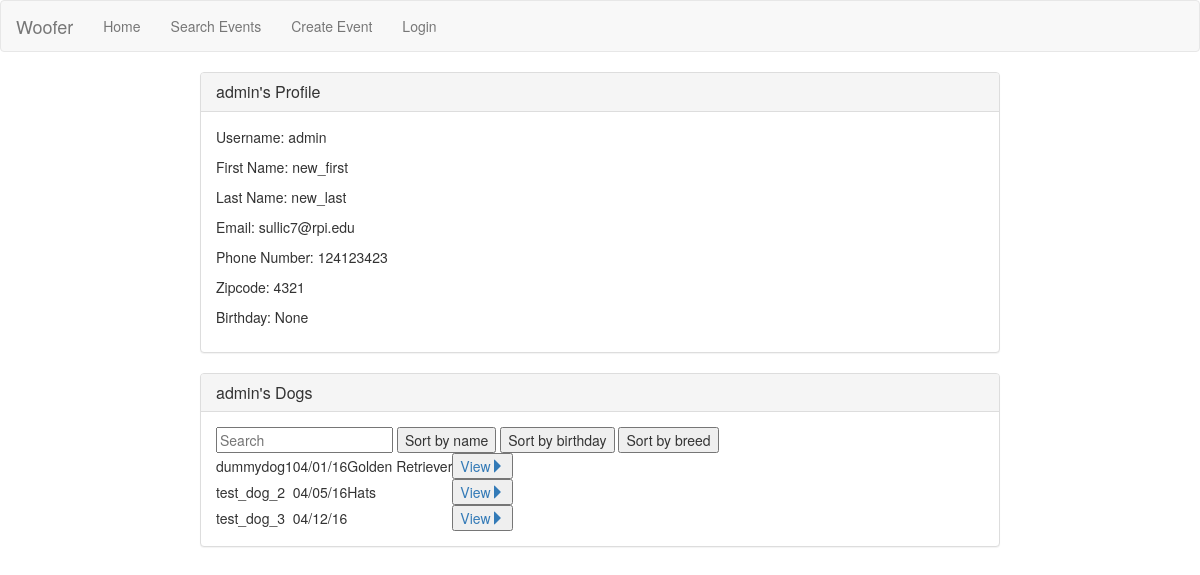
The app's page /view_user/1/, older data.
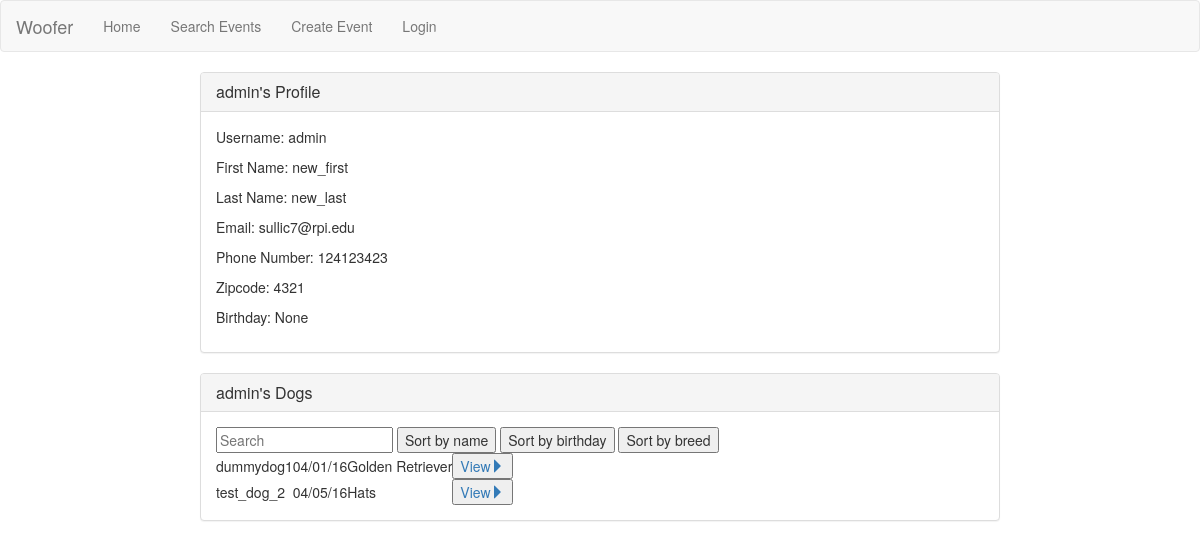
The same page, newer data.
### woofer/models.py (models this page shows, shortened)
class Profile(models.Model):
    id = models.AutoField(primary_key=True)
    user = models.OneToOneField(User)
    phone_number = models.IntegerField(blank=True, null=True)
    zipcode = models.IntegerField(blank=True, null=True)
    birthday = models.DateField(auto_now=False, auto_now_add=False, blank=True, null=True)
    def get_formatted_birthday(self):
        if self.birthday:
            return self.birthday.strftime("%m/%d/%y")

class Dog(models.Model):
    id = models.AutoField(primary_key=True)
    name = models.CharField(max_length=100)
    owner = models.ForeignKey(User, on_delete=models.CASCADE)
    birthday = models.DateField(auto_now=False, auto_now_add=False, blank=True, null=True)
    weight = models.IntegerField(blank=True, null=True)
    breed = models.CharField(max_length=100, blank=True, null=True)
    potty_trained = models.BooleanField()
    bio = models.TextField(blank=True, null=True)
    LOW = 'LO'
    MEDIUM = 'MD'
    HIGH = 'HI'
    ACTIVITY_CHOICES = (
            (LOW, 'Not active'),
            (MEDIUM, 'Somewhat active'),
            (HIGH, 'Very active')
        )
    TEMPERAMENT_CHOICES = (
            (LOW, 'Prefers to be left alone'),
            (MEDIUM, 'Good with small groups'),
            (HIGH, 'Good with any size groups')
        )
    activity = models.CharField(max_length=2, choices=ACTIVITY_CHOICES)
    temperament_kids = models.CharField(max_length=2, choices=TEMPERAMENT_CHOICES)
    temperament_dogs = models.CharField(max_length=2, choices=TEMPERAMENT_CHOICES)
    temperament_strangers = models.CharField(max_length=2, choices=TEMPERAMENT_CHOICES)
    def get_formatted_birthday(self):
        if self.birthday:
            return self.birthday.strftime("%m/%d/%y")

### woofer/views/user_views.py (the view)
# urls.py: url(r'^view_user/(?P<userid>[0-9]+)/$', user_views.view_user, name='view-user'),
def view_user(request, userid):
    user_to_view = User.objects.get(id = userid)
    profile = Profile.objects.get(user = user_to_view)
    dogs = Dog.objects.all().filter(owner = user_to_view)
    return render(request, 'woofer/view_user.html',
    {
        'profile' : profile,
        'dogs' : dogs
    } )

### woofer/templates/woofer/view_user.html (shortened to what this page needs)
{% extends 'woofer/pageframe.html' %}
{% block content %}
<div class="panel panel-default">
  <div class="panel-heading">
    <h3 class="panel-title">{{ profile.user.username }}'s Profile</h3>
  </div>
  <div class="panel-body">
    <p>Username: {{ profile.user.username }}</p>
    <p>First Name: {{ profile.user.first_name }}</p>
    <p>Last Name: {{ profile.user.last_name }}</p>
    <p>Email: {{ profile.user.email }}</p>
    <p>Phone Number: {{ profile.phone_number }}</p>
    <p>Zipcode: {{ profile.zipcode }}</p>
    <p>Birthday: {{ profile.get_formatted_birthday }}</p>
  </div>
</div>
<div class="panel panel-default">
  <div class="panel-heading">
    <h3 class="panel-title">{{ profile.user.username }}'s Dogs</h3>
  </div>
  <div class="panel-body">
      <div id="dogs">
        <input class="search" placeholder="Search" />
        <button class="sort" data-sort="name">Sort by name</button>
        <button class="sort" data-sort="birthday">Sort by birthday</button>
        <button class="sort" data-sort="breed">Sort by breed</button>
      <table>
        <tbody class="list">
          {% for dog in dogs %}
            <tr>
              <td class="name">{{ dog.name }}</td>
              <td class="birthday">{{ dog.get_formatted_birthday }}</td>
              <td class="breed">{{ dog.breed }}</td>
              <td><a href="{% url 'view-dog' dog.id %}" ><button class="">View<span class="glyphicon glyphicon-triangle-right" aria-hidden="true"></span></button></a></td>
            </tr>
          {% endfor %}
        </tbody>
      </table>
  </div>
</div>
{% endblock %}

### woofer/templates/woofer/pageframe.html (shortened to what this page needs)
{% load staticfiles %}
<!DOCTYPE html>
<html lang="en">
  <head>
    <link href="https://maxcdn.bootstrapcdn.com/bootstrap/3.3.6/css/bootstrap.min.css" rel="stylesheet" type="text/css"/>
    <link href="{% static "css/main.css" %}" rel="stylesheet" type="text/css"/>
  </head>
  <body>
  <div id="wrap">
    <nav class="navbar navbar-default">
  <div class="container-fluid">
    <div class="navbar-header">
      <a class="navbar-brand" href="{% url 'index' %}">Woofer</a>
    </div>
    <div class="collapse navbar-collapse" id="bs-example-navbar-collapse-1">
      <ul class="nav navbar-nav">
        <li><a href="{% url 'index' %}">Home</a></li>
        <li><a href="{% url 'event-list' %}">Search Events</a></li>
        <li><a href="{% url 'create-event' %}">Create Event</a></li>
        {% if request.user.is_authenticated %}
          <li><p>Welcome {{ user.username }} your userid is {{ user.id }}</p></li>
          <li><a href="{% url 'view-profile' %}">View Profile</a></li>
          <li><a href="{% url 'add-dog' %}">Add Dog</a></li>
          <li><a href="{% url 'logout' %}">Logout</a></li>
        {% else %}
          <li><a href="{% url 'login' %}">Login</a></li>
        {% endif %}
      </ul>
    </div>
  </div>
</nav>
    <div id="content_wrap">
     {% block content %}Yo boi I'm the pageframe you should put some content in me.{% endblock %}
     </div>
  </div>
  </body>
</html>

### static/css/main.css (style rules this page uses)
#content_wrap { max-width: 800px; margin-left: auto; margin-right: auto; }

Row changes from the older to the newer data that the page shows:
removed Dog: name "test_dog_3", get_formatted_birthday "04/12/16"
